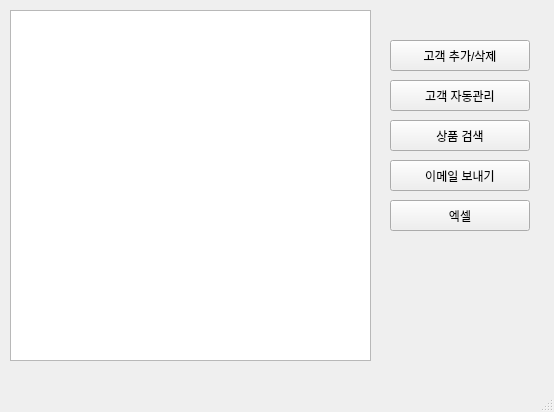
<?xml version="1.0" encoding="UTF-8"?>
<ui version="4.0">
 <class>MainWindow</class>
 <widget class="QMainWindow" name="MainWindow">
  <property name="geometry">
   <rect>
    <x>0</x>
    <y>0</y>
    <width>554</width>
    <height>412</height>
   </rect>
  </property>
  <property name="windowTitle">
   <string>MainWindow</string>
  </property>
  <widget class="QWidget" name="centralwidget">
   <widget class="QPushButton" name="pushButton">
    <property name="geometry">
     <rect>
      <x>390</x>
      <y>40</y>
      <width>140</width>
      <height>31</height>
     </rect>
    </property>
    <property name="text">
     <string>고객 추가/삭제</string>
    </property>
   </widget>
   <widget class="QPushButton" name="pushButton_2">
    <property name="geometry">
     <rect>
      <x>390</x>
      <y>80</y>
      <width>140</width>
      <height>31</height>
     </rect>
    </property>
    <property name="text">
     <string>고객 자동관리</string>
    </property>
   </widget>
   <widget class="QPushButton" name="pushButton_3">
    <property name="geometry">
     <rect>
      <x>390</x>
      <y>120</y>
      <width>140</width>
      <height>31</height>
     </rect>
    </property>
    <property name="text">
     <string>상품 검색</string>
    </property>
   </widget>
   <widget class="QPushButton" name="pushButton_4">
    <property name="geometry">
     <rect>
      <x>390</x>
      <y>160</y>
      <width>140</width>
      <height>31</height>
     </rect>
    </property>
    <property name="text">
     <string>이메일 보내기</string>
    </property>
   </widget>
   <widget class="QPushButton" name="pushButton_5">
    <property name="geometry">
     <rect>
      <x>390</x>
      <y>200</y>
      <width>140</width>
      <height>31</height>
     </rect>
    </property>
    <property name="text">
     <string>엑셀</string>
    </property>
   </widget>
   <widget class="QTextBrowser" name="list">
    <property name="geometry">
     <rect>
      <x>10</x>
      <y>10</y>
      <width>361</width>
      <height>351</height>
     </rect>
    </property>
   </widget>
  </widget>
  <widget class="QMenuBar" name="menubar">
   <property name="geometry">
    <rect>
     <x>0</x>
     <y>0</y>
     <width>554</width>
     <height>26</height>
    </rect>
   </property>
  </widget>
  <widget class="QStatusBar" name="statusbar"/>
 </widget>
 <resources/>
 <connections/>
</ui>
